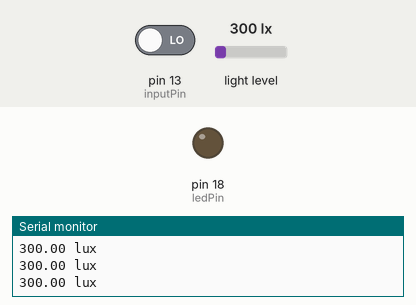
The sketch below on a simulated Arduino Uno, built with avr-gcc and run on an emulated ATmega328P. On the bench: output pins drawn as LEDs (lit = HIGH), the last lines printed to the serial monitor. Inputs (shaded band) come from the test bench; at power-on: pin 13 (inputPin) LOW, light level 300 lx.

Above: at 1.9 s.
2.0 s: pin 13 (inputPin) driven HIGH
At 2.5 s:
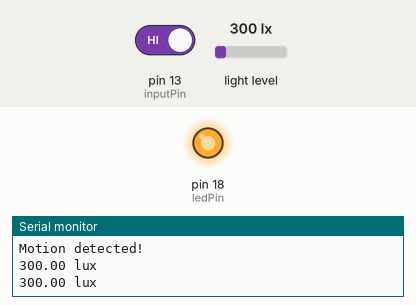
3.5 s: pin 13 (inputPin) driven LOW
At 4.5 s:
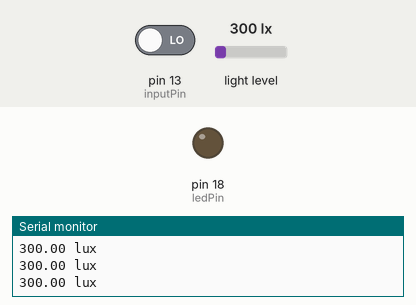
Timing chart, 0 to 6.5 s (numbered marks = the images above; inputs shaded):
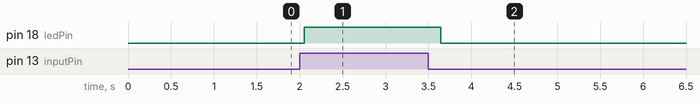

The sketch:

Sensing_Subsystem.ino
```cpp
#include <Wire.h>
#include <Adafruit_Sensor.h>
#include <Adafruit_TSL2561_U.h>

/* This driver uses the Adafruit unified sensor library (Adafruit_Sensor),
   which provides a common 'type' for sensor data and some helper functions.

   To use this driver you will also need to download the Adafruit_Sensor
   library and include it in your libraries folder.

   You should also assign a unique ID to this sensor for use with
   the Adafruit Sensor API so that you can identify this particular
   sensor in any data logs, etc.  To assign a unique ID, simply
   provide an appropriate value in the constructor below (12345
   is used by default in this example).

   Connections
   ===========
   Connect SCL to I2C SCL Clock
   Connect SDA to I2C SDA Data
   Connect VDD to 3.3V or 5V (whatever your logic level is)
   Connect GROUND to common ground

   I2C Address
   ===========
   The address will be different depending on whether you leave
   the ADDR pin floating (addr 0x39), or tie it to ground or vcc.
   The default addess is 0x39, which assumes the ADDR pin is floating
   (not connected to anything).  If you set the ADDR pin high
   or low, use TSL2561_ADDR_HIGH (0x49) or TSL2561_ADDR_LOW
   (0x29) respectively.

   History
   =======
   2013/JAN/31  - First version (KTOWN)
*/

Adafruit_TSL2561_Unified tsl = Adafruit_TSL2561_Unified(TSL2561_ADDR_FLOAT, 12345);

int ledPin = 18;                    // choose the pin for the LED
int inputPin = 13;               // choose the input pin (for PIR sensor)
int pirState = LOW;             // we start, assuming no motion detected
int val = 0;                    // variable for reading the pin status

/**************************************************************************/
/*
    Displays some basic information on this sensor from the unified
    sensor API sensor_t type (see Adafruit_Sensor for more information)
*/
/**************************************************************************/
void displaySensorDetails(void)
{
  sensor_t sensor;
  tsl.getSensor(&sensor);
  Serial.println("------------------------------------");
  Serial.print  ("Sensor:       "); Serial.println(sensor.name);
  Serial.print  ("Driver Ver:   "); Serial.println(sensor.version);
  Serial.print  ("Unique ID:    "); Serial.println(sensor.sensor_id);
  Serial.print  ("Max Value:    "); Serial.print(sensor.max_value); Serial.println(" lux");
  Serial.print  ("Min Value:    "); Serial.print(sensor.min_value); Serial.println(" lux");
  Serial.print  ("Resolution:   "); Serial.print(sensor.resolution); Serial.println(" lux");
  Serial.println("------------------------------------");
  Serial.println("");
  delay(500);
}

/**************************************************************************/
/*
    Configures the gain and integration time for the TSL2561
*/
/**************************************************************************/
void configureSensor(void)
{
  /* You can also manually set the gain or enable auto-gain support */
  // tsl.setGain(TSL2561_GAIN_1X);      /* No gain ... use in bright light to avoid sensor saturation */
  // tsl.setGain(TSL2561_GAIN_16X);     /* 16x gain ... use in low light to boost sensitivity */
  tsl.enableAutoRange(true);            /* Auto-gain ... switches automatically between 1x and 16x */

  /* Changing the integration time gives you better sensor resolution (402ms = 16-bit data) */
  tsl.setIntegrationTime(TSL2561_INTEGRATIONTIME_13MS);      /* fast but low resolution */
  // tsl.setIntegrationTime(TSL2561_INTEGRATIONTIME_101MS);  /* medium resolution and speed   */
  // tsl.setIntegrationTime(TSL2561_INTEGRATIONTIME_402MS);  /* 16-bit data but slowest conversions */

  /* Update these values depending on what you've set above! */
  Serial.println("------------------------------------");
  Serial.print  ("Gain:         "); Serial.println("Auto");
  Serial.print  ("Timing:       "); Serial.println("13 ms");
  Serial.println("------------------------------------");
}

/**************************************************************************/
/*
    Arduino setup function (automatically called at startup)
*/
/**************************************************************************/
void setup(void)
{
  Serial.begin(9600);
  Serial.println("Light Sensor Test"); Serial.println("");

  pinMode(ledPin, OUTPUT);      // declare LED as output
  pinMode(inputPin, INPUT);     // declare sensor as input

  /* Initialise the sensor */
  //use tsl.begin() to default to Wire,
  //tsl.begin(&Wire2) directs api to use Wire2, etc.
  if(!tsl.begin())
  {
    /* There was a problem detecting the TSL2561 ... check your connections */
    Serial.print("Ooops, no TSL2561 detected ... Check your wiring or I2C ADDR!");
    while(1);
  }

  /* Display some basic information on this sensor */
  displaySensorDetails();

  /* Setup the sensor gain and integration time */
  configureSensor();

  /* We're ready to go! */
  Serial.println("");
}

/**************************************************************************/
/*
    Arduino loop function, called once 'setup' is complete (your own code
    should go here)
*/
/**************************************************************************/
void loop(void)
{
  /* Get a new sensor event */
  sensors_event_t event;
  tsl.getEvent(&event);

    val = digitalRead(inputPin);  //Read input value
  if (val == HIGH) {            //Check if the input is HIGH
    digitalWrite(ledPin, HIGH);  //Turn LED ON
    if (pirState == LOW) { //Check if there is detected motion
       Serial.println("Motion detected!"); //We only want to print on the output change, not state
      pirState = HIGH; //Toggle state of pirState variable
    }
  } else {
    digitalWrite(ledPin, LOW); // turn LED OFF
    if (pirState == HIGH){
      Serial.println("Motion ended!");
      pirState = LOW;
    }
  }

  /* Display the results (light is measured in lux) */
  if (event.light)
  {
    Serial.print(event.light); Serial.println(" lux");
  }
  else
  {
    /* If event.light = 0 lux the sensor is probably saturated
       and no reliable data could be generated! */
    Serial.println("Sensor overload");
  }
  delay(250);
}
```

Measured:
- after the input at 2.0 s, pin 18 (ledPin): LOW → HIGH after 0.06 s
- after the input at 3.5 s, pin 18 (ledPin): HIGH → LOW after 0.14 s
